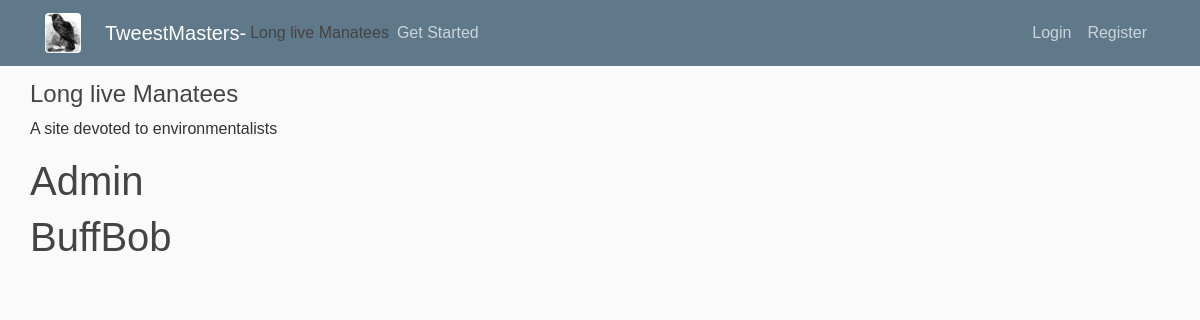
Screenshot of /forums/2 with the database file from the repository.
### tweestmaster/models.py (models this page shows, shortened)
class Forum(db.Model, UserMixin):
    id = db.Column(db.Integer, primary_key=True)
    name = db.Column(db.String(50),  nullable=False, unique=True)
    description = db.Column(db.String(200), nullable=False)
    picture = db.Column(db.String(100), nullable=False, default='site_images/default_landscape.jpg')
    date_created = db.Column(db.DateTime, nullable=False, default=datetime.utcnow)
    is_private = db.Column(db.Boolean, nullable=False, default=False)
    leader_id = db.Column(db.Integer, db.ForeignKey('user.id'), nullable=False)
    articles = db.relationship("Article", backref='article_forum',lazy=True)
    tweests = db.relationship("Tweest", backref='tweest_forum', lazy=True)
    reviews = db.relationship("Review", backref="review_forum")

class User(db.Model, UserMixin):
    id = db.Column(db.Integer, primary_key=True)
    username = db.Column(db.String(30), nullable=False, unique=True)
    email = db.Column(db.String(100), nullable=False, unique=True)
    password = db.Column(db.String(40), nullable=False)
    image_file = db.Column(db.String(50), nullable=False, default='default.png')
    date_created = db.Column(db.DateTime, nullable=False, default=datetime.utcnow)
    reviews = db.relationship("Review", backref="review_user", lazy=True)
    tweests = db.relationship("Tweest", backref='tweest_user', lazy=True)
    articles = db.relationship("Article", backref="article_user")
    forums = db.relationship("Forum", secondary="memberships", lazy='subquery',
                             backref=db.backref("users", lazy=True))

### tweestmaster/forums/routes.py (the view)
@forums.route("/forums/<int:id>")
def show(id):
    forum = Forum.query.get_or_404(id)
    session['current_forum_id'] = id
    cun = "not logged in"
    if current_user.is_authenticated:
        cun = current_user.username
    art_authors = [User.query.filter_by(id=article.user_id).first().username for article in forum.articles]
    current_article = Article.query.filter_by(forum_id=id).order_by(Article.id.desc()).first()
    try:
        images = current_article.pics
        tweest_authors = [User.query.filter_by(id=each.user_id).first() for each in current_article.tweests]
        current_article_content = current_article.content
        current_article_title = current_article.title
        current_article_tweests = current_article.tweests
    except AttributeError as e:
        images = []
        tweest_authors = []
        current_article_title = ""
        current_article_content = ""
        current_article_tweests = []
        print(e)
    arg_dict = {
        "article_title": current_article_title,
        "article_content": current_article_content,
        "article_images": images,
        "current_user_name": cun,
        "current_article": session.get('current_article_id', 1),  # default 1st article for display always
        "current_user": session.get("current_user_id", -1),  # -1 is unkwown user
        "current_forum_id": session.get('current_forum_id', 1),
        "id": id,
        "forum": forum,
        "current_forum_name": forum.name,
        "articles": forum.articles,
        "z_art_authors": zip(forum.articles, art_authors),
        "tweests_tweest_authors": zip(current_article_tweests, tweest_authors)
    }
    return render_template('forums/show.html', data=arg_dict)

### tweestmaster/templates/forums/show.html (shortened to what this page needs)
{% extends "layout-basic.html" %}
{% block main_content %}
<h4>{{ data['forum'].name }}</h4>
<p>{{ data['forum'].description }}</p>
{% for e in data['forum'].users %}
<h1>{{ e.username }}</h1>
{% endfor %}
{% endblock %}

### tweestmaster/templates/layout-basic.html (shortened to what this page needs)
<!DOCTYPE html>
<html>
<head>
    <link href="https://maxcdn.bootstrapcdn.com/bootstrap/4.0.0/css/bootstrap.min.css"
 rel="stylesheet">
    <link href="{{ url_for('static', filename='main.css') }}" rel="stylesheet" type="text/css">
</head>
<body class="container-fluid">
<header class="site-header">
    <nav class="navbar navbar-expand-md navbar-dark bg-steel fixed-top">
        <div class="container">
            <a class="navbar-brand mr-4" href="{{ url_for('main.home') }}">
                <img alt="Flower" class="rounded"
                     src="{{ url_for('static', filename='raven_tn.jpg')}}" title="White Flower">
            </a>
            {% if data.get('current_forum_name') is defined %}
            <a class="navbar-brand mr-1" href="{{ url_for('main.home') }}">TweestMasters- </a>
            <span class="article-title muted">{{ data.get('current_forum_name') }}</span>
            {% else %}
            <a class="navbar-brand mr-1" href="{{ url_for('main.home') }}">TweestMasters</a>
            {% endif %}
            <div class="collapse navbar-collapse" id="navbarToggle">
                {% if current_user.is_authenticated %}
                <div class="navbar-nav ml-auto">
                    {#
                    <a class="nav-item nav-link"
                       href="{{ url_for('tweests.new_tweest', article_id=session.get('current_article_id', 1)) }}">Create
                        Tweest</a>
                    #}
                    <a class="nav-item nav-link"
                       href="{{ url_for('users.user', id=current_user.id) }}">My Catalog</a>
                    <a class="nav-item nav-link" href="{{ url_for('users.logout') }}">Logout</a>
                </div>
                {% else %}
                <div class="navbar-nav mr-auto">
                    <a class="nav-item nav-link getclass" href="{{ url_for('main.get_started') }}">Get Started</a>
                </div>
                <div class="navbar-nav ml-auto">
                    <a class="nav-item nav-link" href="{{ url_for('users.login')  }}">Login</a>
                    <a class="nav-item nav-link" href="{{ url_for('users.register') }}">Register</a>
                    {% endif %}
                </div>
            </div>
        </div>
    </nav>
</header>
<main class="container-fluid">
    <div class="row">
        <div class="col-md-8">
            <div>
                {% block main_content %}
                {% endblock %}
            </div>
        </div>
        <div class="col-md-4">
        </div>
    </div>
</main>
</body>
</html>

### tweestmaster/static/main.css (style rules this page uses)
body { background: #fafafa; font-family: arial; color: #333333; margin-top: 5rem; }
h1, h2, h3, h4, h5, h6 { color: #444444; }
.bg-steel { background-color: #5f788a; }
.site-header .navbar-nav .nav-link { color: #cbd5db; }
.article-title { color: #444444; font-size: 16px; font-style: bold; }

### rows the page displays
Forum: get "Long live Manatees", forum.name "Long live Manatees", forum.description "A site devoted to environmentalists"
User: username "Admin"
User: username "BuffBob"
